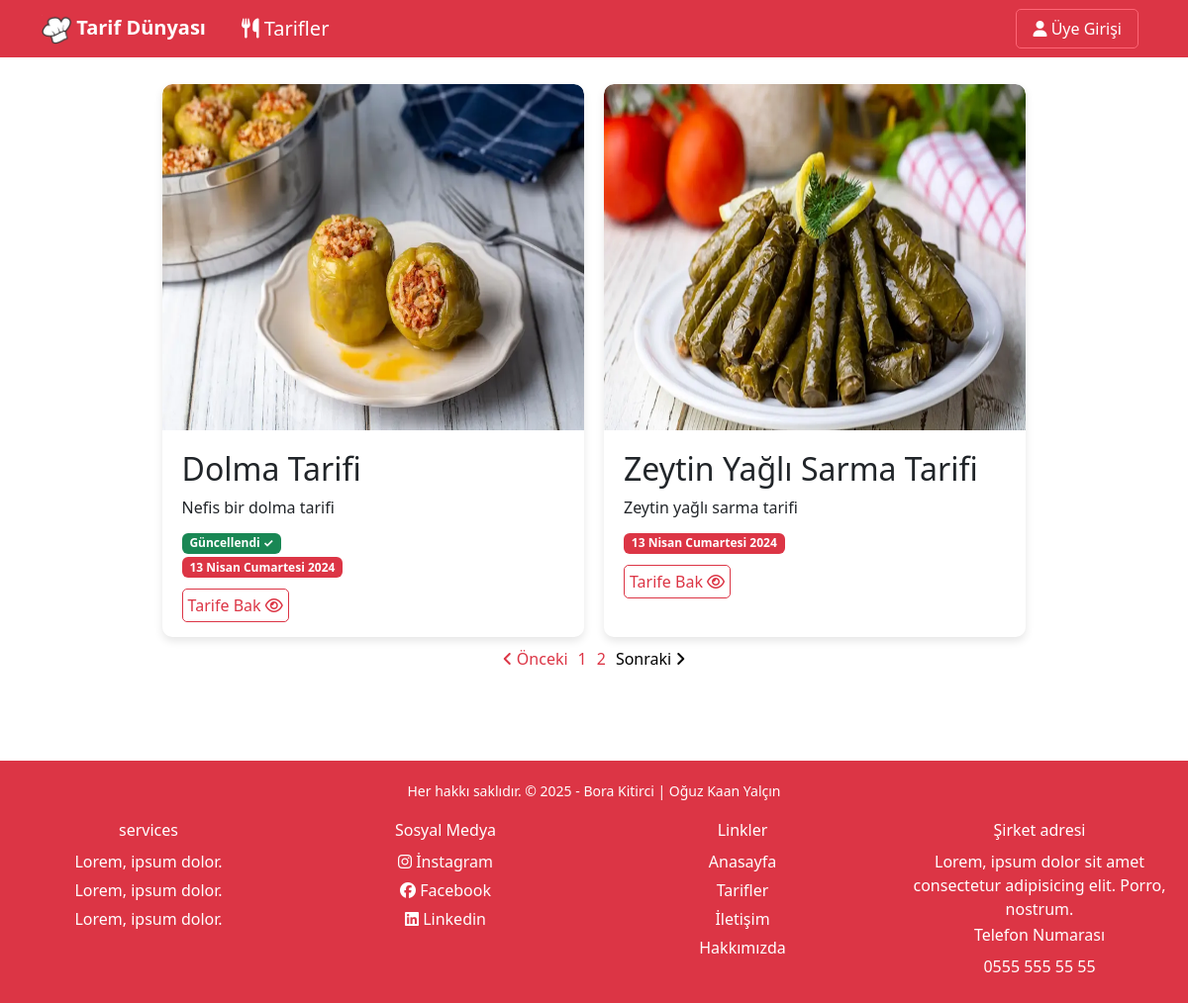
Screenshot of /?page=2 with the database file from the repository.
### foodMain/models.py (models this page shows, shortened)
class Food(models.Model):
    title = models.CharField(max_length=50)
    subtitle = models.CharField(max_length=100, default="")
    description = RichTextField()
    image_url = models.CharField(max_length=50)
    date = models.DateField()
    isUpdate = models.BooleanField()
    slug = models.SlugField(default="", null=False, unique=True, db_index=True)
    categories = models.ManyToManyField(Categories)

### pages/views.py (the view)
# urls.py: path("", views.index),
def index(request):
    recipe = Food.objects.all().order_by("-date")
    kategoriler = Categories.objects.all()
    paginator = Paginator(recipe, 4)
    page = request.GET.get('page', 1)
    page_obj = paginator.page(page)
    return render(request, "foods/index.html", {
        "page_obj": page_obj,
        "categories": kategoriler
    })

### foodMain/Templates/foods/index.html (shortened to what this page needs)
{% extends "layout.html" %}
{% load static %}
{% block content %}
<div class="container">
    <div class="row justify-content-center">
       <div class="index_container">
            <div class="container2">
              <div class="card2-group">
            {% for rc in page_obj.object_list %}
            {% include "foods/partials/_tarifler.html" %}
            {% endfor %}
          </div>
        </div>
            {% if page_obj.paginator.num_pages > 1 %}
            <nav aria-label="Page navigation example">
                <ul class="pagination-world">
                    {% if page_obj.has_previous %}
                    <li class="page-item-world"><a class="page-link" href="?page={{ page_obj.previous_page_number }}"><i class="fas fa-angle-left mr-2"></i> Önceki</a></li>
                    {% else %}
                    <li class="page-item-world disabled"><a class="page-link"><i class="fa-solid fa-chevron-left"></i> Önceki</a></li>
                    {% endif %}
                    {% for i in page_obj.paginator.page_range %}
                    {% if page_obj.number == i %}
                    <li class="page-item-world"><a class="page-link" href="#">{{ i }}</a></li>
                    {% else %}
                    <li class="page-item-world"><a class="page-link" href="?page={{i}}">{{i}}</a></li>
                    {% endif %}
                    {% endfor %}
                    {% if page_obj.has_next %}
                    <li class="page-item-world"><a class="page-link" href="?page={{ page_obj.next_page_number }}">Sonraki <i class="fas fa-angle-right ml-2"></i></a></li>
                    {% else %}
                    <li class="page-item-world disabled"><a class="page-link">Sonraki <i class="fas fa-angle-right ml-2"></i></a></li>
                    {% endif %}
                </ul>
            </nav>
            {% endif %}
        </div>
</div>
</div>
{% endblock content %}
{% block footer %}
{% include "foods/partials/_footer.html" %}
{% endblock footer %}

### foodMain/Templates/foods/partials/_tarifler.html
{% load static %}
      <div class="card2">
        <img src="{% static 'foods/images/'|add:rc.image_url %}" alt="{{ rc.title }}">
        <div class="content2">
            <h2 class="title2">{{ rc.title|title }}</h2>
            <p class="description2">{{ rc.subtitle }}</p>
            <p class="date2">{% if rc.isUpdate %}
                <span class="badge bg-success">Güncellendi ✓</span><br>
                {% endif %}
                <span class="badge bg-danger">{{ rc.date|date:'d F l Y' }}</span></p>
                <a href="{% url 'recipe_details' rc.slug %}" class="tarif-button">Tarife Bak <i class="fa-regular fa-eye"></i></a>
          </div>
        </div>

### pages/static/main.css (style rules this page uses)
body { font-family: 'Segoe UI', Tahoma, Geneva, Verdana, sans-serif; margin: 0; padding: 0; }
.tarif-button { text-decoration: none; background-color: transparent; border: 1px solid rgb(220, 53, 69); color: rgb(220, 53, 69); padding: 5px; border-radius: 5px; transition: ease 0.5s all; }
@media only screen and (min-width: 1200px) { .pagination-world { display: flex; justify-content: center; list-style: none; padding: 0; color: rgb(220, 53, 69); } }
.page-item-world { margin: 0 5px; }
.page-link { color: rgb(220, 53, 69); text-decoration: none; padding: 5px 10px; border-radius: 5px; }
.page-item-world.disabled .page-link, .page-item-world.wordisabled .page-link { color: rgb(0, 0, 0); cursor: not-allowed; }
@media (min-width: 1200px) { .card2-group { display: flex; justify-content: center; flex-wrap: wrap; } }
.card2 { width: calc(40% - 20px); margin: 10px; border-radius: 10px; overflow: hidden; box-shadow: 0 4px 8px rgba(0, 0, 0, 0.1); position: relative; z-index: 1; }
.card2:nth-child(2n+1) { clear: both; }
.card2 img { width: 100%; height: 350px; border-radius: 10px 10px 0 0; }
.content2 { padding: 20px; }
.title2 { margin-top: 0; }
.description2 { margin-bottom: 10px; }
.date2 { color: #777; }
@media (min-width: 1200px) { .index_container { width: 35%; position: relative; top: 75px; } }

### rows the page displays
Food: image_url (picture), title "Dolma Tarifi", subtitle "Nefis bir dolma tarifi", isUpdate "Güncellendi ✓", date "13 Nisan Cumartesi 2024"
Food: image_url (picture), title "Zeytin Yağlı Sarma Tarifi", subtitle "Zeytin yağlı sarma tarifi", date "13 Nisan Cumartesi 2024"

### other values shown
{{ i }} "1"
{{ i }} "2"
